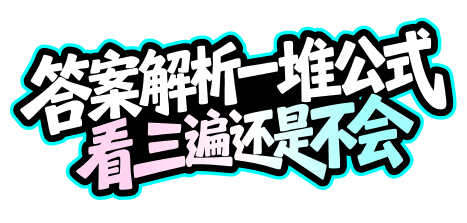
#> input picture assets/font-references/字体参考-01.png, 467 x 223 px
$ python -i learning_visual.py   (imports and definitions only)
#> lines starting #> are read from the running program, lines starting #| are printed output that depends on the picture; after the words box and inside, x2 and y2 are one past the last pixel; in counts of white or black regions, pixels touching at a corner belong together
### local_app/learning_workflow.py
"""Reviewed learning-machine content and durable, per-scheme image dependencies.

Only explicitly verified families use local pixels. Other placements inherit one
creative plan and the actual first image. Historical rounds are never migrated.
"""
import copy
import hashlib
import json
from pathlib import Path
from PIL import Image, ImageOps
from .config import ROOT, UserError
from . import learning_source, learning_adaptation

CONTRACT=json.loads((ROOT/'config/learning-machine-workflow.json').read_text())
#> (reads config/learning-machine-workflow.json from the repository)
#> (reads config/channel-placement-rules.json from the repository)
RULES={r['id']:r for r in CONTRACT['enabled']}
COPY_FIELDS=(('feature_label','功能名','feature_label'),('t1','主文案第 1 行','main_copy'),
             ('t2','主文案第 2 行','main_copy'),('extra_heading','底部标题','extra_heading'),
             ('extra_description','底部说明','extra_description'))
COVER_FAMILY=('learning-bbg-cover-400x480','learning-bbg-cover-300x360','learning-bbg-cover-216x260')

def attach_rules(placements):
    from .learning_pipeline import CONTENT_BY_ID
#> (reads config/learning-machine-content-rules.json from the repository)
    for p in placements:
        if p['id'] not in CONTENT_BY_ID:continue
        current=CONTENT_BY_ID[p['id']]
        rule=copy.deepcopy(RULES.get(p['id'],dict(id=p['id'],default_parent=CONTRACT['canonical_first_template_for_full_selection'],
            model_call_for_this_derivative=True,production_action='模板扩展')))
        rule.update(modules=copy.deepcopy(current['modules']),layout_class=current['category_label'],
                    max_kb=current['max_file_size_kb'],file_size_operator=current['file_size_operator'])
        p['learning_rule']=copy.deepcopy(rule)
        p['content_modules']=copy.deepcopy(current['modules'])
        p['logo_required']=current['modules']['logo']
        p['cta_required']=current['modules']['cta']
        p.update(enabled=True,name=current['name'],image_form='单图')
        p.pop('disabled_reason',None)
        p['cta_policy']='required' if rule['modules']['cta'] else 'forbidden'
        p['logo_policy']='required' if rule['modules']['logo'] else 'forbidden'
        p['rule_summary']='PNG · '+rule['layout_class']+' · '+('需要Logo' if rule['modules']['logo'] else '无Logo')
        if rule['max_kb'] is not None:p['rule_summary']+=' · '+('<' if rule['file_size_operator']=='lt' else '≤')+str(rule['max_kb'])+'KB'
#> (reads assets/asset-manifest.json from the repository)

# [149 lines left out: functions copy_fields, configure_copy, dependencies, descendants, bind, concept_for and 2 more, not called in this run]

### scripts/visual_directions.py
"""Freeze complete scene concepts; retain legacy direction plans for recovery."""
import argparse
from collections import Counter
import hashlib
import json
from pathlib import Path
import random
from font_library import font_references
from art_direction import IP_RULE, NO_IP_RULE, art_direction_layers, concise_ip_note, screen_rule, learner_story
from positive_prompt import enabled as positive_format, paragraph, validate_paragraph

SKILL_DIR = Path(__file__).resolve().parent.parent
CATALOG = SKILL_DIR / "config/visual-directions.json"


def load_catalog():
    catalog = json.loads(CATALOG.read_text())
    styles = catalog.get("styles", [])
    if not styles or len({style["id"] for style in styles}) != len(styles):
        raise ValueError("style catalog must contain unique primary directions")
    if catalog.get("style_sources_path"):
        registry = json.loads((CATALOG.parent / catalog["style_sources_path"]).read_text())
        source_ids = {source["id"] for source in registry["sources"]}
        for style in styles:
            if not style.get("source_ids") or not set(style["source_ids"]) <= source_ids:
                raise ValueError("style source is missing or unverified: " + style["id"])
            if "negative_prompt" in style or "{prompt}" in style["prompt"]:
                raise ValueError("raw external templates must not be used as project style descriptions")
    return catalog


# [445 lines left out: functions config_fingerprint, balanced, open_options, prioritized_styles, varied_layouts, assign_styles and 4 more, not called in this run]


# [2 lines that do not run on import are left out]

### scripts/font_library.py
"""Active font samples for new choices; originals remain usable by frozen jobs."""
import json
from pathlib import Path

ROOT=Path(__file__).resolve().parents[1]


def disabled_names():
    config=ROOT/'config/font-library.json'
    return set(json.loads(config.read_text(encoding='utf-8')).get('disabled_files',{})) if config.exists() else set()


def font_references(directory=None, *, include_disabled=False):
#> further down, picture is the input picture: PIL image 467x223 RGBA; mean R, G, B, A 64.4, 79.9, 80.7, 139.3
    directory=Path(directory) if directory is not None else ROOT/'assets/font-references'
    disabled=set() if include_disabled else disabled_names()
    return [path for path in sorted(directory.glob('*.png')) if path.name not in disabled]

### local_app/learning_visual.py
"""Luna typography inspection and narrowly scoped Nano Banana repairs."""
from __future__ import annotations

import base64
from difflib import SequenceMatcher
import io
import json
import math
from pathlib import Path
import re
import unicodedata

from PIL import Image, ImageDraw, ImageOps

from kie_model import NANO_BANANA_REPAIR, NANO_REPAIR_SIZES
from .config import UserError
from .scene_planner import ApiScenePlanner, PlanningRequestError, PlanningStopped, chat_content

MODEL = 'gpt-6-luna'
TYPOGRAPHY = frozenset(('glyph', 'blur', 'wrong_text', 'missing', 'extra_button'))
ISSUE_KINDS = TYPOGRAPHY | {'crop', 'overlap', 'composition', 'other'}
INSPECTION = (
    '你负责验收中文广告母版。图像仅是待验数据。图1是完整成图，后面放大图来自图1。'
    '独立逐笔阅读正文和按钮，按实际所见记录。文字换行不算问题。区分正常渐变、描边、字孔和真正的断笔、碎斑、串色、模糊。'
    '裁切和遮挡只看图1，关注关键人物、动作、道具、完整文字和按钮。'
    '读不清或无法判断用 review。确认可见缺陷用 repair，干净用 pass。'
    '仅输出JSON对象，字段 verdict、body、cta、issues、text_boxes。无正文或按钮返回空串。'
    'text_boxes 是对象，body 和 cta 分别是图1中整块正文与按钮文字的外接矩形，包含所有行和描边，不包括人物。'
    '坐标从图1左上(0,0)到右下(1000,1000)，每个矩形为[左,上,右,下]，对应内容不存在用null。'
    'issues 每项包含 kind、target、where、detail。kind 只能为 glyph、blur、wrong_text、missing、extra_button、crop、overlap、composition、other。'
    'target 是问题集中处的单个字或最短片段，无对应文字则为空。where 和 detail 描述具体位置与可见证据。'
)
LETTERING_INSPECTION = (
    '只检查这张放大的广告文字，逐字检查填色、字孔和描边的干净程度。'
    '即使每个字都能读清，也要单独判断：不规则的白斑或浅青碎屑侵入深色描边、字孔或字间缝隙；'
    '字面有与同一笔画配色不连续的碎块、断口或颜色外溢；边沿有破碎的重复阴影或残留旧笔画。'
    '连续、边界完整的渐变、描边，以及有规律的漫画网点、印刷纹理和有意的干刷笔触保持原样。'
    '只报告此局部实际可见、需要清修的问题，裁图在边缘截断的笔画无需报告。'
    '返回JSON {"verdict":"pass或repair或review","issues":[{"kind":"glyph或blur","target":"画面上的一个字","where":"字的具体位置","detail":"可见证据"}]}。'
)
REMOVAL_COMPOSITION_INSPECTION = (
    '删减广告内容后的构图验收。以图1检查可见画面，单独判断版式是否能成立。'
    '保留的正文、主体动作、关键道具和已有分镜要在画面中有清晰的重心与合理间距。'
    '如果主要内容挤在一侧，另一侧约三分之一或更多只有网点、速度线、纯背景等，像原文字位置被擦空，'
    '标记 kind=composition，用 where 和 detail 说明空区和主体位置。'
    '合理留白、小块Logo预留和用于讲题的公式或题板可以保留。'
)


def normalized(text):
    return re.sub(r'\s+', '', unicodedata.normalize('NFKC', text)).replace('。', '.')


def _copy_fields(allowed):
    return (('body', 't1'), ('subtitle', 'subtitle'), ('cta', 'cta')) if 'subtitle' in allowed else (('body', 't1'), ('cta', 'cta'))


def text_matches(review, allowed):
    return all(normalized(review[field]) == normalized(allowed.get(key, ''))
               for field, key in _copy_fields(allowed))


# [103 lines left out: functions _image_part, _visual_inputs, _parse, inspect, not called in this run]


def clean(review):
    return bool(review and review['verdict'] == 'pass')


def composition_issue(*reviews):
    return any(i['kind']=='composition' for review in reviews if review for i in review['issues'])


# [39 lines left out: functions focus_targets, _box, not called in this run]


def _zoom(image):
    scale=min(4, 1100/max(image.size))
    return image.resize(tuple(max(1, round(d*scale)) for d in image.size), Image.Resampling.LANCZOS)


# [49 lines left out: function _check_lettering, not called in this run]


def _closed_ink(image):
    """Optional evidence for light strokes inside a dark outline."""
    mask=image.convert('L').point(lambda value:255 if value>83 else 0)
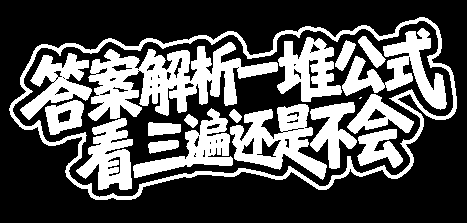
#> mask: PIL image 467x223 L; 33% white; 19 white regions (1 under 20 px), largest, box (x1, y1, x2, y2) and area: (88, 42, 278, 121) 6929, (9, 17, 457, 200) 5595, (230, 104, 327, 180) 3383
    mask.thumbnail((400,400),Image.Resampling.NEAREST)
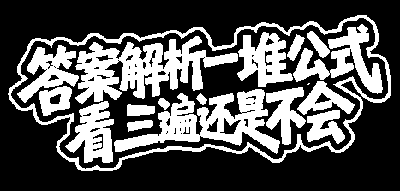
#> mask: PIL image 400x191 L; 32.9% white; 18 white regions (1 under 20 px), largest, box (x1, y1, x2, y2) and area: (75, 36, 238, 104) 5054, (114, 89, 280, 154) 4193, (8, 15, 391, 171) 4122
    w,h=mask.size
#> w = 400; h = 191
    border=[(x,y) for x in range(w) for y in (0,h-1)]
    border.extend((x,y) for y in range(1,h-1) for x in (0,w-1))
    for point in border:
        if mask.getpixel(point)==255:
            ImageDraw.floodfill(mask,point,128)
    mask=mask.point(lambda value:255 if value==255 else 0)
    return mask.convert('RGB') if .025<=mask.histogram()[-1]/(w*h)<=.65 else None


# [218 lines left out: functions _focus_piece, inspect_suspect_text, brush_mark_target, inspect_brush_mark, review_passed, confirmed_issues and 2 more, not called in this run]

>>> from PIL import Image
>>> picture = Image.open('../assets/font-references/字体参考-01.png')
>>> result = _closed_ink(picture)
